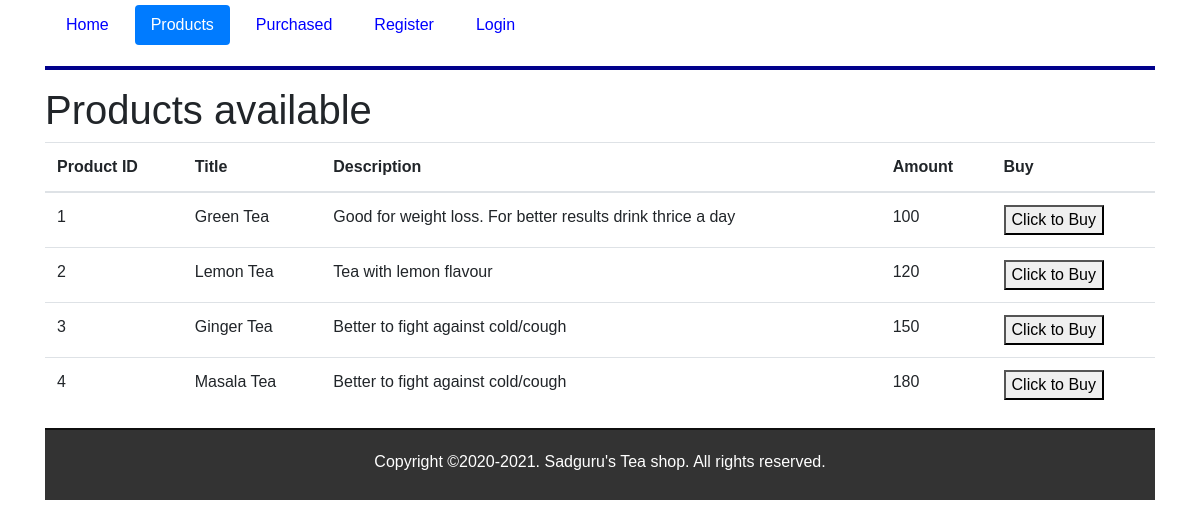
Screenshot of /products/ with the database file from the repository.
### teaapp/models.py (models this page shows, shortened)
class ProductModel(db.Model):
    __tablename__ = 'PRODUCTS'
    product_id = db.Column(db.Integer, primary_key = True)
    title = db.Column(db.String(30))
    description = db.Column(db.String(30))
    amount = db.Column(db.Float(precision=2))
    def json(self):
        return {'product_id':str(self.product_id), 'title':self.title,
         'description':self.description, 'amount':str(self.amount)}
    @classmethod
    def get(self):
        return [product.json() for product in ProductModel.query.all()]

### teaapp/routes.py (the view)
@app.route('/products/')
def products():
    products = ProductModel.get()
    return render_template('products.html', product_data=products, products=True)

### teaapp/templates/products.html (shortened to what this page needs)
{% extends "layout.html" %}
    {% block content %}
    <h1>Products available</h1>
    <div>
        <table class="table table-hover">
            <thead>
            <tr>
                <th scope="col">Product ID</th>
                <th scope="col">Title</th>
                <th scope="col">Description</th>
                <th scope="col">Amount</th>
                <th scope="col">Buy</th>
            </tr>
            </thead>
            <tbody>
            {% for data in product_data %}
            <tr>
                <td scope='row'>{{ data["product_id"] }}</td>
                <td>{{ data["title"] }}</td>
                <td>{{ data["description"] }}</td>
                <td>{{ data["amount"] }}</td>
                <td>
                  <form action="{{ url_for('purchase') }}" method="POST">
                    <button>Click to Buy</button>
                  </form>
                </td>
            </tr>
            {% endfor %}
            </tbody>
        </table>
    </div>
{% endblock %}

### teaapp/static/css/main.css (style rules this page uses)
* { box-sizing: border-box; }
*:before, *:after { box-sizing: border-box; }
html, body { font-family: Arial, Helvetica, sans-serif; height: 100%; position: relative; margin:0px; }

### rows the page displays
ProductModel: product_id "1", title "Green Tea", description "Good for weight loss. For better results drink thrice a day", amount "100"
ProductModel: product_id "2", title "Lemon Tea", description "Tea with lemon flavour", amount "120"
ProductModel: product_id "3", title "Ginger Tea", description "Better to fight against cold/cough", amount "150"
ProductModel: product_id "4", title "Masala Tea", description "Better to fight against cold/cough", amount "180"
